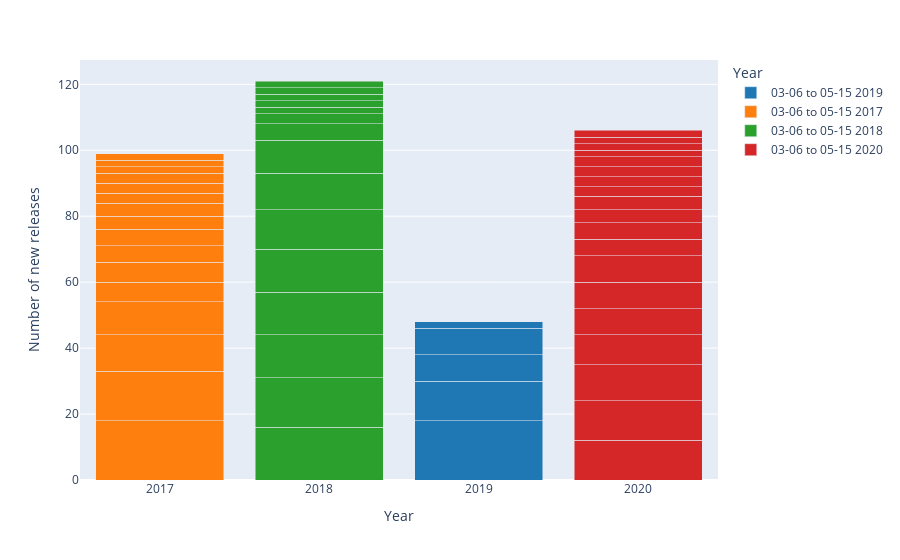

This figure's notebook cell:
### Code cell
import plotly.express as px 
    
new_df['year_month'] = new_df['year'].apply(lambda x : '03-06 to 05-15 '+str(x))
    
fig = px.bar(new_df[new_df['new']>1], x='year_month', y='new', color='year_month', 
            hover_data=['Artist','new'], barmode = 'stack', 
            color_discrete_sequence=px.colors.qualitative.D3,
            labels={
                     "year_month": "Year",
                     "new": "Number of new releases"
            })

fig.update_layout(barmode='stack')
fig.update_xaxes(categoryorder='category ascending')
fig.update_layout(
    xaxis = dict(
        tickmode = 'array',
        tickvals = [0,1,2,3],
        ticktext = ['2017','2018','2019','2020']
    )
)
fig.show()

### Figure 1 — Plotly figure (JSON) as saved in the notebook; plotly's stock layout.template omitted (floating-point values rounded to 4 significant figures)
{"data": [{"alignmentgroup": "True", "customdata": [["MACHETE", 18], ["Mostro", 12], ["Massimo Pericolo", 8], ["Achille Lauro", 8], ["Benji & Fede", 2]], "hovertemplate": "Year=%{x}<br>Number of new releases=%{customdata[1]}<br>Artist=%{customdata[0]}<extra></extra>", "legendgroup": "03-06 to 05-15 2019", "marker": {"color": "#1F77B4"}, "name": "03-06 to 05-15 2019", "offsetgroup": "03-06 to 05-15 2019", "orientation": "v", "showlegend": true, "textposition": "auto", "type": "bar", "x": ["03-06 to 05-15 2019", "03-06 to 05-15 2019", "03-06 to 05-15 2019", "03-06 to 05-15 2019", "03-06 to 05-15 2019"], "xaxis": "x", "y": [18, 12, 8, 8, 2], "yaxis": "y"}, {"alignmentgroup": "True", "customdata": [["Guè Pequeno", 18], ["Rkomi", 15], ["lowlow", 11], ["Baustelle", 10], ["Mecna", 6], ["Mannarino", 6], ["The xx", 5], ["Ernia", 5], ["Tedua", 4], ["Lil Pump", 4], ["Calvin Harris", 3], ["Katy Perry", 3], ["RIKI", 3], ["Fred De Palma", 2], ["Niall Horan", 2], ["Sam Smith", 2]], "hovertemplate": "Year=%{x}<br>Number of new releases=%{customdata[1]}<br>Artist=%{customdata[0]}<extra></extra>", "legendgroup": "03-06 to 05-15 2017", "marker": {"color": "#FF7F0E"}, "name": "03-06 to 05-15 2017", "offsetgroup": "03-06 to 05-15 2017", "orientation": "v", "showlegend": true, "textposition": "auto", "type": "bar", "x": ["03-06 to 05-15 2017", "03-06 to 05-15 2017", "03-06 to 05-15 2017", "03-06 to 05-15 2017", "03-06 to 05-15 2017", "03-06 to 05-15 2017", "03-06 to 05-15 2017", "03-06 to 05-15 2017", "03-06 to 05-15 2017", "03-06 to 05-15 2017", "03-06 to 05-15 2017", "03-06 to 05-15 2017", "03-06 to 05-15 2017", "03-06 to 05-15 2017", "03-06 to 05-15 2017", "03-06 to 05-15 2017"], "xaxis": "x", "y": [18, 15, 11, 10, 6, 6, 5, 5, 4, 4, 3, 3, 3, 2, 2, 2], "yaxis": "y"}, {"alignmentgroup": "True", "customdata": [["Luche", 16], ["Vegas Jones", 15], ["Mezzosangue", 13], ["Guè Pequeno", 13], ["Emis Killa", 13], ["Drake", 12], ["DrefGold", 11], ["JUNIOR CALLY", 10], ["Carl Brave x Franco126", 5], ["David Guetta", 3], ["Dani Faiv", 2], ["Gazzelle", 2], ["Maluma", 2], ["Annalisa", 2], ["Rvssian", 2]], "hovertemplate": "Year=%{x}<br>Number of new releases=%{customdata[1]}<br>Artist=%{customdata[0]}<extra></extra>", "legendgroup": "03-06 to 05-15 2018", "marker": {"color": "#2CA02C"}, "name": "03-06 to 05-15 2018", "offsetgroup": "03-06 to 05-15 2018", "orientation": "v", "showlegend": true, "textposition": "auto", "type": "bar", "x": ["03-06 to 05-15 2018", "03-06 to 05-15 2018", "03-06 to 05-15 2018", "03-06 to 05-15 2018", "03-06 to 05-15 2018", "03-06 to 05-15 2018", "03-06 to 05-15 2018", "03-06 to 05-15 2018", "03-06 to 05-15 2018", "03-06 to 05-15 2018", "03-06 to 05-15 2018", "03-06 to 05-15 2018", "03-06 to 05-15 2018", "03-06 to 05-15 2018", "03-06 to 05-15 2018"], "xaxis": "x", "y": [16, 15, 13, 13, 13, 12, 11, 10, 5, 3, 2, 2, 2, 2, 2], "yaxis": "y"}, {"alignmentgroup": "True", "customdata": [["The Weeknd", 12], ["Tedua", 12], ["Ghali", 11], ["Dani Faiv", 9], ["Shiva", 8], ["Achille Lauro", 8], ["Eminem", 8], ["J-AX", 5], ["Elodie", 5], ["Random", 4], ["Giaime", 4], ["Justin Bieber", 3], ["Lady Gaga", 3], ["Diodato", 3], ["LIBERATO", 3], ["Francesco Gabbani", 2], ["Carl Brave", 2], ["Mostro", 2], ["Gaia", 2]], "hovertemplate": "Year=%{x}<br>Number of new releases=%{customdata[1]}<br>Artist=%{customdata[0]}<extra></extra>", "legendgroup": "03-06 to 05-15 2020", "marker": {"color": "#D62728"}, "name": "03-06 to 05-15 2020", "offsetgroup": "03-06 to 05-15 2020", "orientation": "v", "showlegend": true, "textposition": "auto", "type": "bar", "x": ["03-06 to 05-15 2020", "03-06 to 05-15 2020", "03-06 to 05-15 2020", "03-06 to 05-15 2020", "03-06 to 05-15 2020", "03-06 to 05-15 2020", "03-06 to 05-15 2020", "03-06 to 05-15 2020", "03-06 to 05-15 2020", "03-06 to 05-15 2020", "03-06 to 05-15 2020", "03-06 to 05-15 2020", "03-06 to 05-15 2020", "03-06 to 05-15 2020", "03-06 to 05-15 2020", "03-06 to 05-15 2020", "03-06 to 05-15 2020", "03-06 to 05-15 2020", "03-06 to 05-15 2020"], "xaxis": "x", "y": [12, 12, 11, 9, 8, 8, 8, 5, 5, 4, 4, 3, 3, 3, 3, 2, 2, 2, 2], "yaxis": "y"}], "layout": {"barmode": "stack", "legend": {"title": {"text": "Year"}, "tracegroupgap": 0}, "margin": {"t": 60}, "xaxis": {"anchor": "y", "categoryarray": ["03-06 to 05-15 2019", "03-06 to 05-15 2017", "03-06 to 05-15 2018", "03-06 to 05-15 2020"], "categoryorder": "category ascending", "domain": [0, 1], "tickmode": "array", "ticktext": ["2017", "2018", "2019", "2020"], "tickvals": [0, 1, 2, 3], "title": {"text": "Year"}}, "yaxis": {"anchor": "x", "domain": [0, 1], "title": {"text": "Number of new releases"}}}}
